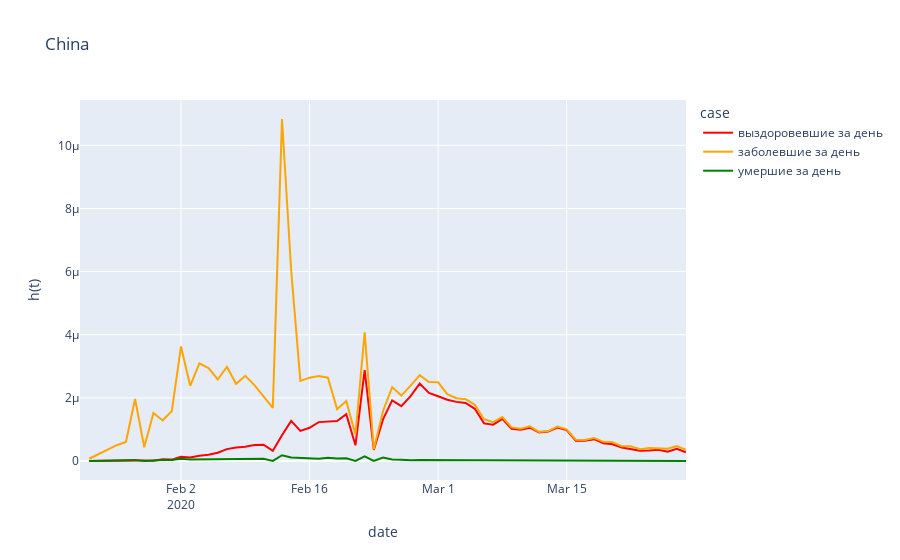

Write notebook code for a chart like this one.
### Code cell
new_data['умершие за день'] = new_data['deaths_in_day'] / (number - new_data['deaths_in_day'] + new_data['recovered_in_day'])
new_data['выздоровевшиe за день'] = new_data['recovered_in_day'] / (number - new_data['deaths_in_day'] + new_data['recovered_in_day'])
new_data['заболевшие за день'] = new_data['confirmed_in_day'] / (number - new_data['deaths_in_day'] + new_data['recovered_in_day'])

temp = new_data.melt(id_vars="date", value_vars=['выздоровевшиe за день', 'заболевшие за день', 'умершие за день'],
                 var_name='case', value_name='h(t)')


fig = px.line(temp, x="date", y="h(t)", color='case',
             title=Country, color_discrete_sequence = ['red', 'orange', 'green'])
fig.show()
#fig.write_image("../Paper/China.png")
